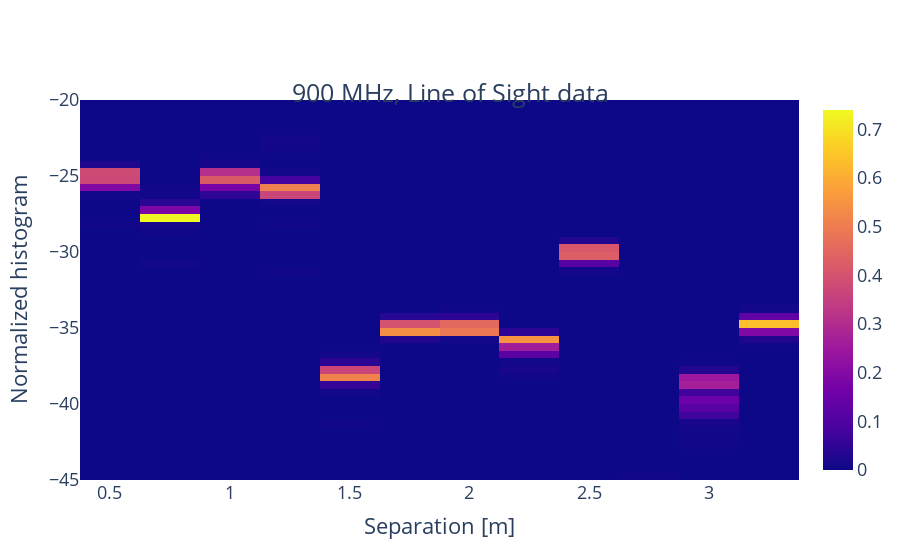

This figure's notebook cell:
### Code cell
files = glob.glob('*los.csv')
files.sort()
hist2d=[];
for f in files:
    #print(f)
    data = load_data(f);
    column = np.zeros(100*2)
    hist = np.array(np.unique(data['RSSI'], return_counts=True)).T
    for row in hist:
        row_idx = -int(row[0]/0.5)
        column[row_idx] = row[1]/len(data['RSSI'])
    hist2d.append(column)
hist2d = np.array(hist2d).T
fig = go.Figure(data=go.Heatmap(
                    x=np.arange(0.5, 3.5, 0.25),
                    y=np.arange(-20, -100, -0.5),
                    z=hist2d[40:90,:]))
fig.update_layout(
    title={
        'text': "900 MHz, Line of Sight data",
        'y':0.85,
        'x':0.5,
        'xanchor': 'center',
        'yanchor': 'top'},
    xaxis_title="Separation [m]",
    yaxis_title="Normalized histogram",
    font=dict(
        size=18,
    )
)
fig.show()

### Figure 1 — Plotly figure (JSON) as saved in the notebook; plotly's stock layout.template omitted (floating-point values rounded to 4 significant figures; data arrays with more than 128 entries replaced by an {"elided": "..."} marker saying what was removed)
{"data": [{"type": "heatmap", "x": [0.5, 0.75, 1, 1.25, 1.5, 1.75, 2, 2.25, 2.5, 2.75, 3, 3.25], "y": {"elided": "160 float values"}, "z": {"elided": "50x12 float values"}}], "layout": {"font": {"size": 18}, "title": {"text": "900 MHz, Line of Sight data", "x": 0.5, "xanchor": "center", "y": 0.85, "yanchor": "top"}, "xaxis": {"title": {"text": "Separation [m]"}}, "yaxis": {"title": {"text": "Normalized histogram"}}}}
